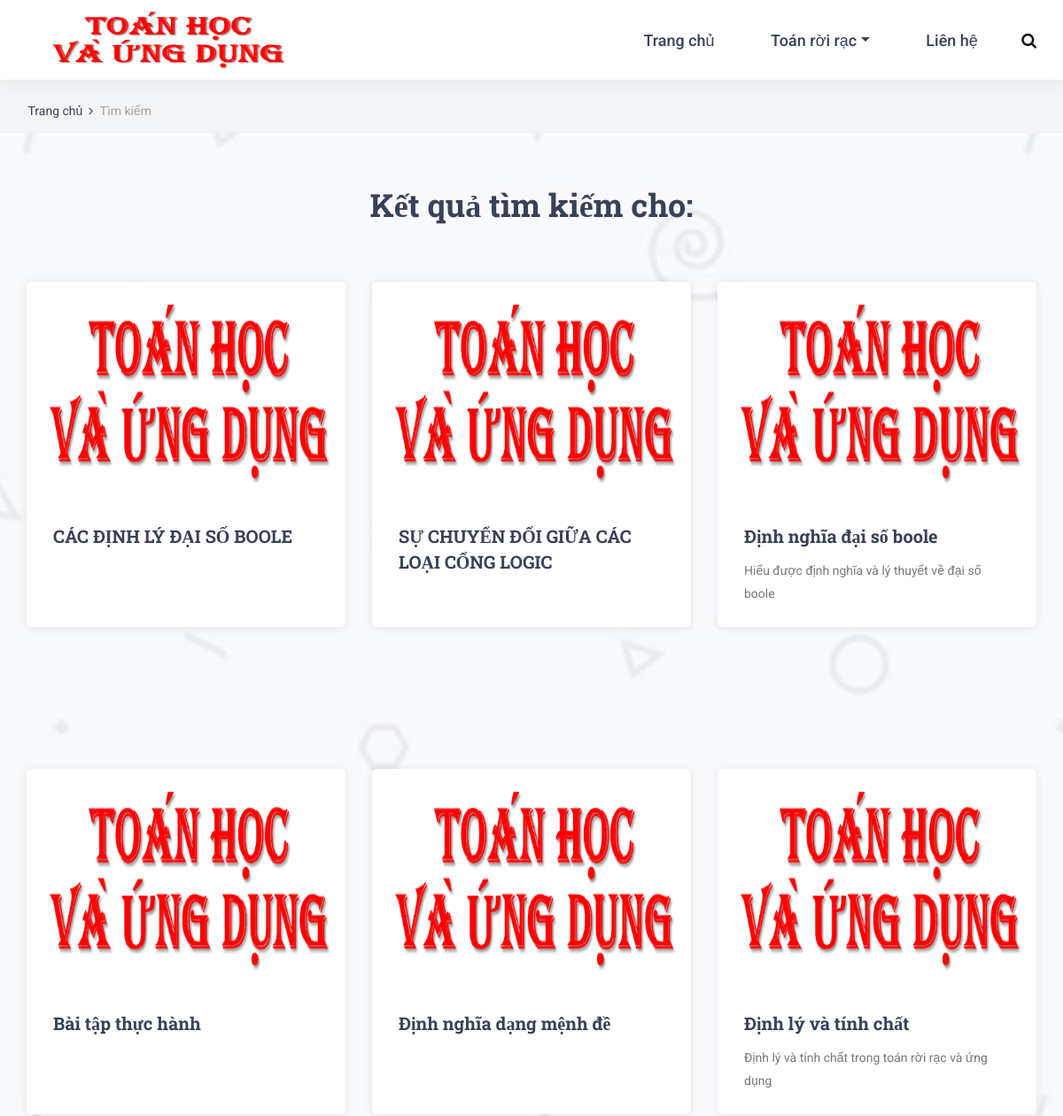
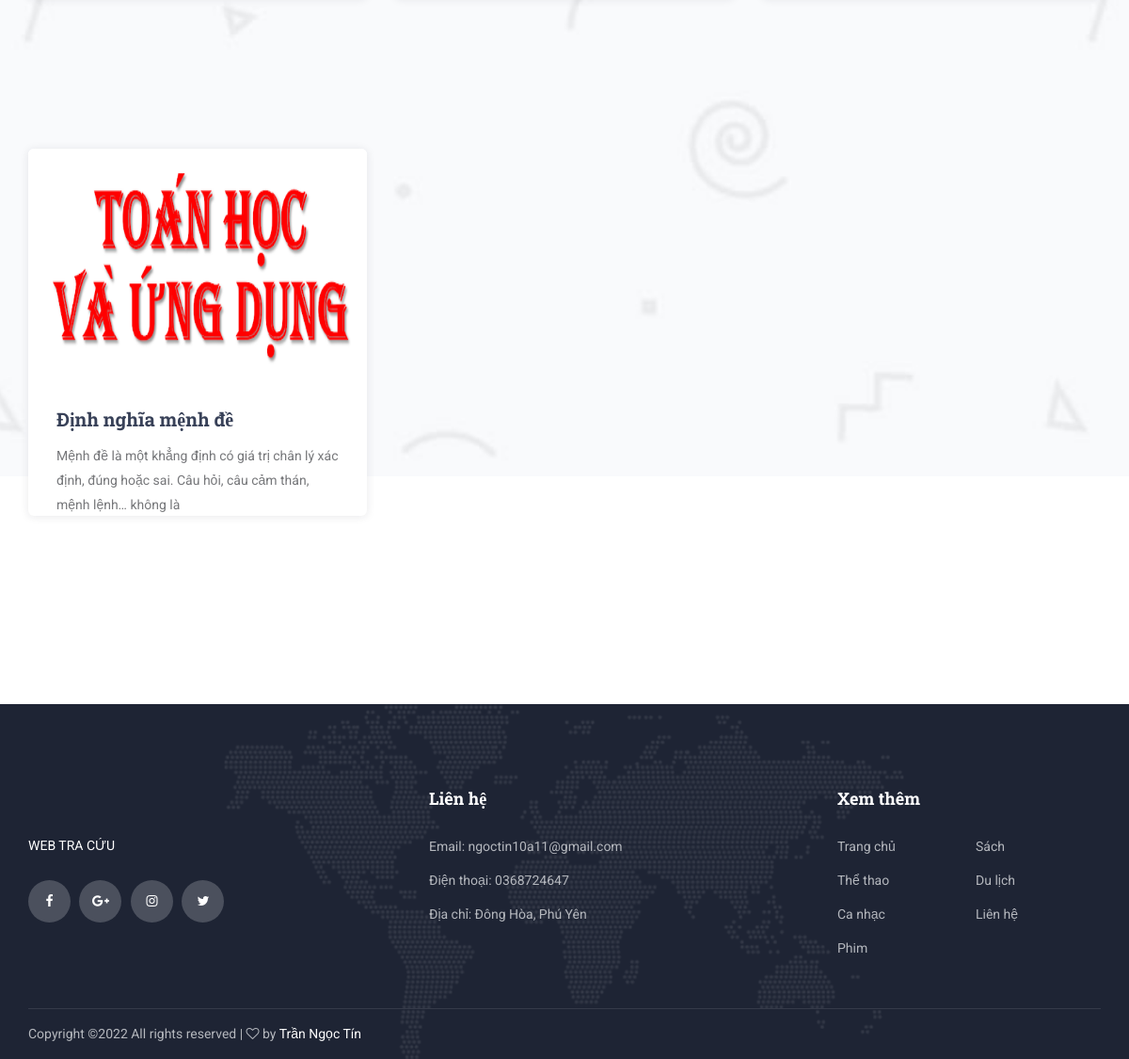
Screenshot of /tim_kiem.php with the database file from the repository (2 pictures, top to bottom).
### tables this page shows
CREATE TABLE `tbl_tintuc` (
  `id_tintuc` int(11) NOT NULL,
  `manguoidung` int(11) NOT NULL,
  `tieude` varchar(200) NOT NULL,
  `maloaitintuc` int(11) NOT NULL,
  `mota` varchar(200) NOT NULL,
  `noidung` text NOT NULL,
  `anh` text DEFAULT NULL,
  `ghichu` text DEFAULT '<iframe width="560" height="315" src="https://www.youtube.com/embed/Hf6F24DzW_g" frameborder="0" allow="accelerometer; autoplay; clipboard-write; encrypted-media; gyroscope; picture-in-picture" allowfullscreen></iframe>',
  `nguon` varchar(100) NOT NULL,
  `ngayviet` datetime NOT NULL
);

### tim_kiem.php (the view, shortened to what this page needs)
<!DOCTYPE html>
<html lang="en">
<head>
<link rel="stylesheet" type="text/css" href="styles/bootstrap4/bootstrap.min.css">
<link href="plugins/font-awesome-4.7.0/css/font-awesome.min.css" rel="stylesheet" type="text/css">
<link rel="stylesheet" type="text/css" href="plugins/OwlCarousel2-2.2.1/owl.carousel.css">
<link rel="stylesheet" type="text/css" href="plugins/OwlCarousel2-2.2.1/owl.theme.default.css">
<link rel="stylesheet" type="text/css" href="plugins/OwlCarousel2-2.2.1/animate.css">
<link rel="stylesheet" type="text/css" href="styles/main_styles.css">
<link rel="stylesheet" type="text/css" href="styles/responsive.css">
<link rel="stylesheet" type="text/css" href="styles/load.css">
</head>
<body class="preloading">
<div class="super_container">
	<?php include("./header.php"); ?>
	<?php $nd =$_POST['ndtk'];?>
	<div class="homett" >
		<div class="breadcrumbs_container">
			<div class="container"  >
				<div class="row">
					<div class="col">
						<div class="breadcrumbs" >
							<ul>
								<li><a href="index.php">Trang chủ</a></li>
								<li>Tìm kiếm</li>
							</ul>
						</div>
					</div>
				</div>
			</div>
		</div>
	</div>
	<div class="courses">
		<div class="section_background parallax-window" data-parallax="scroll" data-image-src="images/courses_background.jpg" data-speed="0.8"></div>
		<div class="container">
			<div class="row">
				<div class="col">
					<div class="section_title_container text-center">
						<h2 class="section_title">Kết quả tìm kiếm cho: <?php echo $nd;?></h2>
					</div>
				</div>
			</div>
			<div class="row courses_row">
			<?php
				include("./config/connect.php");
				$sql = "
						SELECT *
						FROM tbl_tintuc
						WHERE tieude LIKE '%$nd%'
						";
                        $content = mysqli_query($con,$sql);
						while ($row = mysqli_fetch_array($content))
						{
?>
				<div class="col-lg-4 course_col" style="width: 350px;height: 550px;">
					<div class="course">
						<div class="course_image"><img style="width: 100%;height: 250px;" src="images/<?php echo $row["anh"] ;?>" width="670px" max-height="600px" alt=""></div>
						<div class="course_body">
							<h3 class="course_title"><a href="tin_tuc_chi_tiet.php?id=<?php echo $row["id_tintuc"];?>"><?php echo $row["tieude"] ;?></a></h3>
							<div class="course_text">
								<p><?php echo html_entity_decode($row["mota"]) ;?></p>
							</div>
						</div>
					</div>
				</div>
			<?php
                }
			?>
			</div>
		</div>
	</div>
</body>
</html>

### header.php (shortened to what this page needs)
<header class="header">
    <div class="header_container">
        <div class="container">
            <div class="row">
                <div class="col">
                    <div class="header_content d-flex flex-row align-items-center justify-content-start">
                        <div class="logo_container">
                            <a href="index.php">
                                <div class="logo_text">
                                    <img height="80px" width="300px" alt="">
                                </div>
                            </a>
                        </div>
                        <nav class="main_nav_contaner ml-auto">
                            <ul class="main_nav">
                                <li class=""><a href="index.php">Trang chủ</a></li>
                                <li class="dropdown ">
                                    <a  href="#"
                                        class="nav-link dropdown-toggle arrow" data-toggle="dropdown">Toán rời rạc</a>
                                </li>
                                <li class="active4"><a href="./lien_he.php">Liên hệ</a></li>
                            </ul>
                            <div class="search_button"><i class="fa fa-search" aria-hidden="true"></i></div>
                        </nav>
                    </div>
                </div>
            </div>
        </div>
    </div>
</header>

### rows the page displays
tbl_tintuc: anh (picture), tieude "CÁC ĐỊNH LÝ ĐẠI SỐ BOOLE"
tbl_tintuc: anh (picture), tieude "SỰ CHUYỂN ĐỔI GIỮA CÁC LOẠI CỔNG LOGIC"
tbl_tintuc: anh (picture), tieude "Định nghĩa đại số boole", mota "Hiểu được định nghĩa và lý thuyết về đại số boole"
tbl_tintuc: anh (picture), tieude "Bài tập thực hành"
tbl_tintuc: anh (picture), tieude "Định nghĩa dạng mệnh đề"
tbl_tintuc: anh (picture), tieude "Định lý và tính chất", mota "Định lý và tính chất trong toán rời rạc và ứng dụng"
tbl_tintuc: anh (picture), tieude "Định nghĩa mệnh đề", mota "Mệnh đề là một khẳng định có giá trị chân lý xác định, đúng hoặc sai. Câu hỏi, câu cảm thán, mệnh lệnh… không là"
